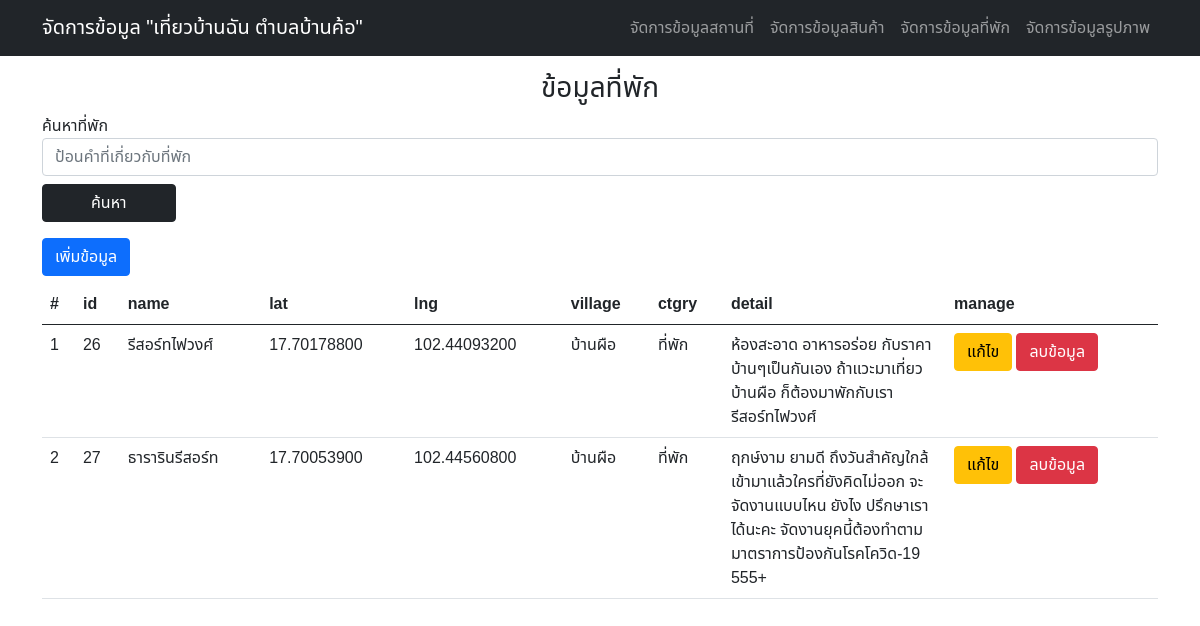
Page /project_webPro/admin/manage_hotel_page.php on the committed database.
### tables this page shows
CREATE TABLE `place` (
  `id` int(11) NOT NULL COMMENT 'รหัสสถานที่',
  `name` varchar(50) NOT NULL COMMENT 'ชื่อสถานที่',
  `lat` text NOT NULL COMMENT 'ละติจูด',
  `lng` text NOT NULL COMMENT 'ลองจิจูด',
  `id_vill` int(11) DEFAULT NULL COMMENT 'รหัสหมู่บ้าน',
  `id_ctgry` int(11) DEFAULT NULL COMMENT 'รหัสประเภท',
  `detail` text NOT NULL COMMENT 'รายละเอียดสถานที่'
);

CREATE TABLE `village` (
  `id` int(11) NOT NULL COMMENT 'รหัสหมู่บ้าน',
  `name` varchar(50) NOT NULL COMMENT 'ชื่อหมู่บ้าน',
  `id_dis` int(11) DEFAULT NULL COMMENT 'รหัสตำบล'
);

CREATE TABLE `categories` (
  `id` int(11) NOT NULL COMMENT 'รหัสประเภทสถานที่',
  `name` varchar(50) NOT NULL COMMENT 'ชื่อประเภทสถานที่'
);

### project_webPro/admin/manage_hotel_page.php (the view, shortened to what this page needs)
<?php
require("../connectdb.php");
$sql = "SELECT p.id as 'id', p.name as 'name', lat, lng, v.name as 'village', c.name as 'ctgry', detail FROM `place` as p INNER JOIN village as v ON p.id_vill = v.id INNER JOIN categories as c ON p.id_ctgry = c.id WHERE id_ctgry = 5;";
$result = mysqli_query($conn, $sql);
$i = 0;
?>
<html lang="en">
<head>
    <link rel="stylesheet" href="style.css" />
    <link href="https://cdn.jsdelivr.net/npm/bootstrap@5.0.2/dist/css/bootstrap.min.css" rel="stylesheet">
</head>
<body>
    <nav class="navbar navbar-expand-sm navbar-dark bg-dark fixed-top">
        <div class="container">
            <a href="index.php" class="navbar-brand">จัดการข้อมูล "เที่ยวบ้านฉัน ตำบลบ้านค้อ"</a>
            <div id="navbar1" class="collapse navbar-collapse">
                <ul class="navbar-nav ms-auto">
                    <li class="nav-item">
                        <a href="manage_place_page.php" class="nav-link">จัดการข้อมูลสถานที่</a>
                    </li>
                    <li class="nav-item">
                        <a href="manage_products_page.php" class="nav-link">จัดการข้อมูลสินค้า</a>
                    </li>
                    <li class="nav-item">
                        <a href="manage_hotel_page.php" class="nav-link">จัดการข้อมูลที่พัก</a>
                    </li>
                    <li class="nav-item">
                        <a href="manage_pic_page.php" class="nav-link">จัดการข้อมูลรูปภาพ</a>
                    </li>
                </ul>
            </div>
        </div>
    </nav>
    <br>
    <section class="manage-hotel my-5">
        <div class="container my-5">
            <h3 class="mt-5 text-center">ข้อมูลที่พัก</h3>
            <form action="manage_hotel_search.php" class="form-group" method="post">
                <label for="">ค้นหาที่พัก</label>
                <input type="text" placeholder="ป้อนคำที่เกี่ยวกับที่พัก" name="search_hotel" class="form-control">
                <input type="submit" value="ค้นหา" class="btn btn-dark my-2 px-5">
            </form>
            <a href="form/insertfrm_hotel.php" class="btn btn-primary my-2">เพิ่มข้อมูล</a>
            <table class="table table-hover">
                <thead>
                    <tr>
                        <th scope="col">#</th>
                        <th scope="col">id</th>
                        <th scope="col">name</th>
                        <th scope="col">lat</th>
                        <th scope="col">lng</th>
                        <th scope="col">village</th>
                        <th scope="col">ctgry</th>
                        <th scope="col" style="width: 20%;">detail</th>
                        <th scope="col">manage</th>
                    </tr>
                </thead>
                <tbody>
                    <?php while ($row = mysqli_fetch_array($result)) { ?>
                        <tr>
                            <td><?php echo $i + 1; ?></td>
                            <td><?php echo $row['id']; ?></td>
                            <td><?php echo $row['name']; ?></td>
                            <td><?php echo $row['lat']; ?></td>
                            <td><?php echo $row['lng']; ?></td>
                            <td><?php echo $row['village']; ?></td>
                            <td><?php echo $row['ctgry']; ?></td>
                            <td><?php echo $row['detail']; ?></td>
                            <td>
                                <a href="form/updatefrm_hotel.php?id=<?php echo $row['id']; ?>" class="btn btn-warning">แก้ไข</a>
                                <a href="manage/deleteData_hotel.php?id=<?php echo $row['id']; ?>" class="btn btn-danger" onclick="return confirm('คุณต้องการลบข้อมูลหรือไม่')">ลบข้อมูล</a>
                            </td>
                        </tr>
                    <?php
                        $i++;
                    }
                    ?>
                </tbody>
            </table>
        </div>
    </section>
</body>
</html>

### project_webPro/admin/style.css (style rules this page uses)
* { margin: 0; padding: 0; box-sizing: border-box; font-family: "Noto Sans Thai", sans-serif; }

### rows in the picture
place: id "26", name "รีสอร์ทไฟวงศ์", lat "17.70178800", lng "102.44093200", id_vill.name "บ้านผือ", id_ctgry.name "ที่พัก", detail "ห้องสะอาด อาหารอร่อย กับราคาบ้านๆเป็นกันเอง ถ้าแวะมาเที่ยวบ้านผือ ก็ต้องมาพักกับเรา รีสอร์ทไฟวงศ์"
place: id "27", name "ธารารินรีสอร์ท", lat "17.70053900", lng "102.44560800", id_vill.name "บ้านผือ", id_ctgry.name "ที่พัก", detail "ฤกษ์งาม ยามดี ถึงวันสำคัญใกล้เข้ามาแล้วใครที่ยังคิดไม่ออก จะจัดงานแบบไหน ยังไง ปรึกษาเราได้นะคะ จัดงานยุคนี้ต้องทำตามมาตราการป้องกันโรคโควิด-19 555+"
